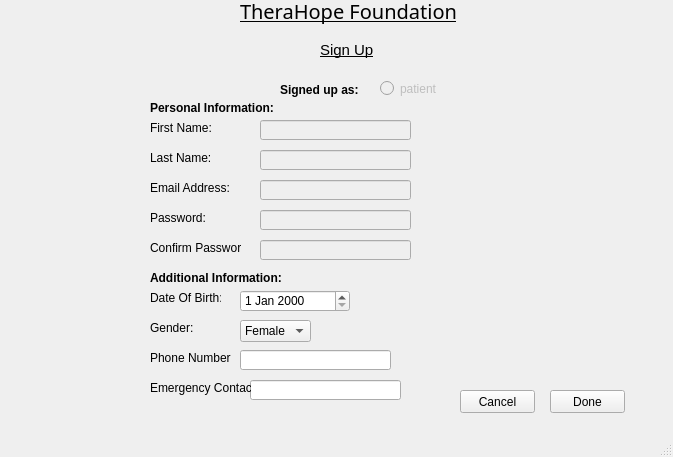
<?xml version="1.0" encoding="UTF-8"?>
<ui version="4.0">
 <class>signup2</class>
 <widget class="QMainWindow" name="signup2">
  <property name="enabled">
   <bool>true</bool>
  </property>
  <property name="geometry">
   <rect>
    <x>0</x>
    <y>0</y>
    <width>673</width>
    <height>457</height>
   </rect>
  </property>
  <property name="windowTitle">
   <string>Signup</string>
  </property>
  <widget class="QWidget" name="centralwidget">
   <widget class="QLabel" name="label_8">
    <property name="geometry">
     <rect>
      <x>150</x>
      <y>240</y>
      <width>91</width>
      <height>16</height>
     </rect>
    </property>
    <property name="text">
     <string>Confirm Password:</string>
    </property>
   </widget>
   <widget class="QLineEdit" name="lineEdit_3">
    <property name="enabled">
     <bool>false</bool>
    </property>
    <property name="geometry">
     <rect>
      <x>260</x>
      <y>210</y>
      <width>151</width>
      <height>20</height>
     </rect>
    </property>
    <property name="echoMode">
     <enum>QLineEdit::Password</enum>
    </property>
   </widget>
   <widget class="QLabel" name="label_4">
    <property name="geometry">
     <rect>
      <x>150</x>
      <y>100</y>
      <width>181</width>
      <height>16</height>
     </rect>
    </property>
    <property name="font">
     <font>
      <pointsize>9</pointsize>
      <weight>75</weight>
      <bold>true</bold>
     </font>
    </property>
    <property name="text">
     <string>Personal Information:</string>
    </property>
   </widget>
   <widget class="QLabel" name="label_5">
    <property name="geometry">
     <rect>
      <x>150</x>
      <y>120</y>
      <width>71</width>
      <height>16</height>
     </rect>
    </property>
    <property name="text">
     <string>First Name:</string>
    </property>
   </widget>
   <widget class="QLineEdit" name="lineEdit_2">
    <property name="enabled">
     <bool>false</bool>
    </property>
    <property name="geometry">
     <rect>
      <x>260</x>
      <y>240</y>
      <width>151</width>
      <height>20</height>
     </rect>
    </property>
    <property name="echoMode">
     <enum>QLineEdit::Password</enum>
    </property>
   </widget>
   <widget class="QLineEdit" name="lineEdit">
    <property name="enabled">
     <bool>false</bool>
    </property>
    <property name="geometry">
     <rect>
      <x>260</x>
      <y>120</y>
      <width>151</width>
      <height>20</height>
     </rect>
    </property>
   </widget>
   <widget class="QLabel" name="label_7">
    <property name="geometry">
     <rect>
      <x>150</x>
      <y>210</y>
      <width>81</width>
      <height>16</height>
     </rect>
    </property>
    <property name="text">
     <string>Password:</string>
    </property>
   </widget>
   <widget class="QLabel" name="label_6">
    <property name="geometry">
     <rect>
      <x>150</x>
      <y>180</y>
      <width>81</width>
      <height>16</height>
     </rect>
    </property>
    <property name="text">
     <string>Email Address:</string>
    </property>
   </widget>
   <widget class="QLineEdit" name="lineEdit_4">
    <property name="enabled">
     <bool>false</bool>
    </property>
    <property name="geometry">
     <rect>
      <x>260</x>
      <y>180</y>
      <width>151</width>
      <height>20</height>
     </rect>
    </property>
   </widget>
   <widget class="QLabel" name="label">
    <property name="geometry">
     <rect>
      <x>240</x>
      <y>-10</y>
      <width>221</width>
      <height>41</height>
     </rect>
    </property>
    <property name="font">
     <font>
      <family>MV Boli</family>
      <pointsize>15</pointsize>
      <underline>true</underline>
     </font>
    </property>
    <property name="text">
     <string>TheraHope Foundation</string>
    </property>
   </widget>
   <widget class="QLabel" name="label_2">
    <property name="geometry">
     <rect>
      <x>320</x>
      <y>40</y>
      <width>81</width>
      <height>20</height>
     </rect>
    </property>
    <property name="font">
     <font>
      <family>Arial</family>
      <pointsize>11</pointsize>
      <weight>50</weight>
      <bold>false</bold>
      <underline>true</underline>
     </font>
    </property>
    <property name="text">
     <string>Sign Up</string>
    </property>
   </widget>
   <widget class="QLabel" name="label_3">
    <property name="geometry">
     <rect>
      <x>280</x>
      <y>80</y>
      <width>91</width>
      <height>20</height>
     </rect>
    </property>
    <property name="font">
     <font>
      <pointsize>9</pointsize>
      <weight>75</weight>
      <bold>true</bold>
     </font>
    </property>
    <property name="text">
     <string>Signed up as:</string>
    </property>
   </widget>
   <widget class="QLabel" name="label_9">
    <property name="geometry">
     <rect>
      <x>150</x>
      <y>350</y>
      <width>81</width>
      <height>16</height>
     </rect>
    </property>
    <property name="text">
     <string>Phone Number:</string>
    </property>
   </widget>
   <widget class="QLabel" name="label_10">
    <property name="geometry">
     <rect>
      <x>150</x>
      <y>320</y>
      <width>81</width>
      <height>16</height>
     </rect>
    </property>
    <property name="text">
     <string>Gender:</string>
    </property>
   </widget>
   <widget class="QLabel" name="label_12">
    <property name="geometry">
     <rect>
      <x>150</x>
      <y>290</y>
      <width>71</width>
      <height>16</height>
     </rect>
    </property>
    <property name="text">
     <string>Date Of Birth:</string>
    </property>
   </widget>
   <widget class="QLabel" name="label_13">
    <property name="geometry">
     <rect>
      <x>150</x>
      <y>270</y>
      <width>181</width>
      <height>16</height>
     </rect>
    </property>
    <property name="font">
     <font>
      <pointsize>9</pointsize>
      <weight>75</weight>
      <bold>true</bold>
     </font>
    </property>
    <property name="text">
     <string>Additional Information:</string>
    </property>
   </widget>
   <widget class="QDateEdit" name="DOB">
    <property name="enabled">
     <bool>true</bool>
    </property>
    <property name="geometry">
     <rect>
      <x>240</x>
      <y>290</y>
      <width>110</width>
      <height>22</height>
     </rect>
    </property>
   </widget>
   <widget class="QComboBox" name="comboBox">
    <property name="geometry">
     <rect>
      <x>240</x>
      <y>320</y>
      <width>71</width>
      <height>22</height>
     </rect>
    </property>
    <item>
     <property name="text">
      <string>Female</string>
     </property>
    </item>
    <item>
     <property name="text">
      <string>Male</string>
     </property>
    </item>
    <item>
     <property name="text">
      <string>Other</string>
     </property>
    </item>
   </widget>
   <widget class="QLineEdit" name="phonenumber">
    <property name="geometry">
     <rect>
      <x>240</x>
      <y>350</y>
      <width>151</width>
      <height>20</height>
     </rect>
    </property>
   </widget>
   <widget class="QPushButton" name="Next3">
    <property name="geometry">
     <rect>
      <x>550</x>
      <y>390</y>
      <width>75</width>
      <height>23</height>
     </rect>
    </property>
    <property name="text">
     <string>Done</string>
    </property>
   </widget>
   <widget class="QPushButton" name="Cancel3">
    <property name="geometry">
     <rect>
      <x>460</x>
      <y>390</y>
      <width>75</width>
      <height>23</height>
     </rect>
    </property>
    <property name="text">
     <string>Cancel</string>
    </property>
   </widget>
   <widget class="QLineEdit" name="lineEdit_6">
    <property name="enabled">
     <bool>false</bool>
    </property>
    <property name="geometry">
     <rect>
      <x>260</x>
      <y>150</y>
      <width>151</width>
      <height>20</height>
     </rect>
    </property>
   </widget>
   <widget class="QLabel" name="label_11">
    <property name="geometry">
     <rect>
      <x>150</x>
      <y>150</y>
      <width>61</width>
      <height>16</height>
     </rect>
    </property>
    <property name="text">
     <string>Last Name:</string>
    </property>
   </widget>
   <widget class="QRadioButton" name="patient_select">
    <property name="enabled">
     <bool>false</bool>
    </property>
    <property name="geometry">
     <rect>
      <x>380</x>
      <y>80</y>
      <width>82</width>
      <height>17</height>
     </rect>
    </property>
    <property name="text">
     <string>patient</string>
    </property>
   </widget>
   <widget class="QLineEdit" name="phonenumber_2">
    <property name="geometry">
     <rect>
      <x>250</x>
      <y>380</y>
      <width>151</width>
      <height>20</height>
     </rect>
    </property>
   </widget>
   <widget class="QLabel" name="label_14">
    <property name="geometry">
     <rect>
      <x>150</x>
      <y>380</y>
      <width>101</width>
      <height>16</height>
     </rect>
    </property>
    <property name="text">
     <string>Emergency Contact:</string>
    </property>
   </widget>
  </widget>
  <widget class="QMenuBar" name="menubar">
   <property name="geometry">
    <rect>
     <x>0</x>
     <y>0</y>
     <width>673</width>
     <height>22</height>
    </rect>
   </property>
  </widget>
  <widget class="QStatusBar" name="statusbar"/>
 </widget>
 <resources/>
 <connections/>
</ui>
